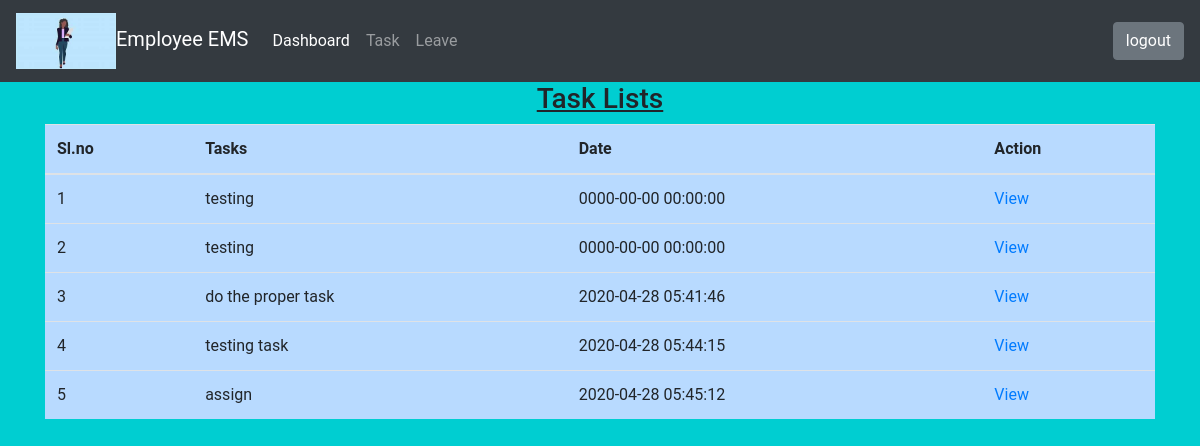
The app's page /employee/task.php (signed in) with its own data.
### tables this page shows
CREATE TABLE `task` (
  `t_id` int(11) NOT NULL,
  `task` text NOT NULL,
  `user_id` int(11) NOT NULL,
  `assigned_by` int(11) NOT NULL,
  `date_time` timestamp NOT NULL DEFAULT current_timestamp() ON UPDATE current_timestamp()
);

### employee/task.php (the view, shortened to what this page needs)
<?php include("../auth/auth.php"); ?>
<!DOCTYPE html>
<html>
<head>
  <link rel="stylesheet" type="text/css" href="../css/bootstrap.min.css">
  <link rel="stylesheet" type="text/css" href="../css/style.css">
</head>
<body>
  <?php include "header.php"; ?>
<div class="container">
  <center><h3><u>Task Lists</h3></u></center>
  <table class="table table-primary">
  <thead>
    <tr>
      <th scope="col">Sl.no</th>
      <th scope="col">Tasks</th>
      <th scope="col">Date</th>
      <th scope="col">Action</th>
  </thead>
  <tbody>
    <?php
    $i = 1;
    $query = "SELECT * FROM `task` where `user_id` = '".$_SESSION['id']."'";
    $result = mysqli_query($conn,$query);
    $count = mysqli_num_rows($result);
    if($count > 0){
          while($rows = mysqli_fetch_array($result)){
     ?>
    <tr>
      <td><?php echo $i;?></td>
      <td><?php echo substr($rows['task'],0,50); ?></td>
      <td><?php echo $rows['date_time']; ?></td>
      <td><a href="view-user.php?id=<?php echo $rows['t_id']; ?>">View</a></td>
    </tr>
    <?php $i++; }}else{
        echo "error";
    }?>
  </tbody>
</table>
  </div>
</body>
</html>

### css/style.css (style rules this page uses)
body { //background: #4863A0; background: #00CED1; font-family: "Roboto", sans-serif; }

### records on screen
task: task "testing", date_time "0000-00-00 00:00:00"
task: task "testing", date_time "0000-00-00 00:00:00"
task: task "do the proper task", date_time "2020-04-28 05:41:46"
task: task "testing task", date_time "2020-04-28 05:44:15"
task: task "assign", date_time "2020-04-28 05:45:12"
